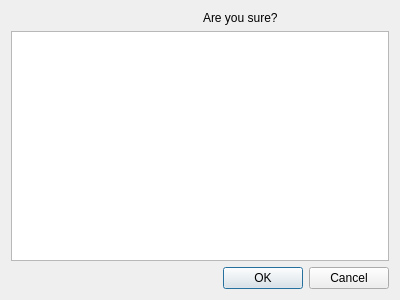
<?xml version="1.0" encoding="UTF-8"?>
<ui version="4.0">
 <class>Importer</class>
 <widget class="QDialog" name="Importer">
  <property name="geometry">
   <rect>
    <x>0</x>
    <y>0</y>
    <width>400</width>
    <height>300</height>
   </rect>
  </property>
  <property name="windowTitle">
   <string>File Importer</string>
  </property>
  <property name="windowIcon">
   <iconset resource="groressources.qrc">
    <normaloff>:/images/images/gro.ico</normaloff>:/images/images/gro.ico</iconset>
  </property>
  <layout class="QGridLayout" name="gridLayout">
   <item row="2" column="0">
    <widget class="QDialogButtonBox" name="buttonBox">
     <property name="orientation">
      <enum>Qt::Horizontal</enum>
     </property>
     <property name="standardButtons">
      <set>QDialogButtonBox::Cancel|QDialogButtonBox::Ok</set>
     </property>
     <property name="centerButtons">
      <bool>false</bool>
     </property>
    </widget>
   </item>
   <item row="0" column="0">
    <layout class="QHBoxLayout" name="horizontalLayout">
     <item>
      <widget class="QLabel" name="label">
       <property name="text">
        <string/>
       </property>
       <property name="pixmap">
        <pixmap resource="groressources.qrc">:/images/images/alert.png</pixmap>
       </property>
      </widget>
     </item>
     <item>
      <widget class="QLabel" name="message">
       <property name="text">
        <string>Are you sure?</string>
       </property>
      </widget>
     </item>
    </layout>
   </item>
   <item row="1" column="0">
    <widget class="QListWidget" name="listWidget"/>
   </item>
  </layout>
 </widget>
 <resources>
  <include location="groressources.qrc"/>
 </resources>
 <connections>
  <connection>
   <sender>buttonBox</sender>
   <signal>accepted()</signal>
   <receiver>Importer</receiver>
   <slot>accept()</slot>
   <hints>
    <hint type="sourcelabel">
     <x>248</x>
     <y>254</y>
    </hint>
    <hint type="destinationlabel">
     <x>157</x>
     <y>274</y>
    </hint>
   </hints>
  </connection>
  <connection>
   <sender>buttonBox</sender>
   <signal>rejected()</signal>
   <receiver>Importer</receiver>
   <slot>reject()</slot>
   <hints>
    <hint type="sourcelabel">
     <x>316</x>
     <y>260</y>
    </hint>
    <hint type="destinationlabel">
     <x>286</x>
     <y>274</y>
    </hint>
   </hints>
  </connection>
 </connections>
</ui>
